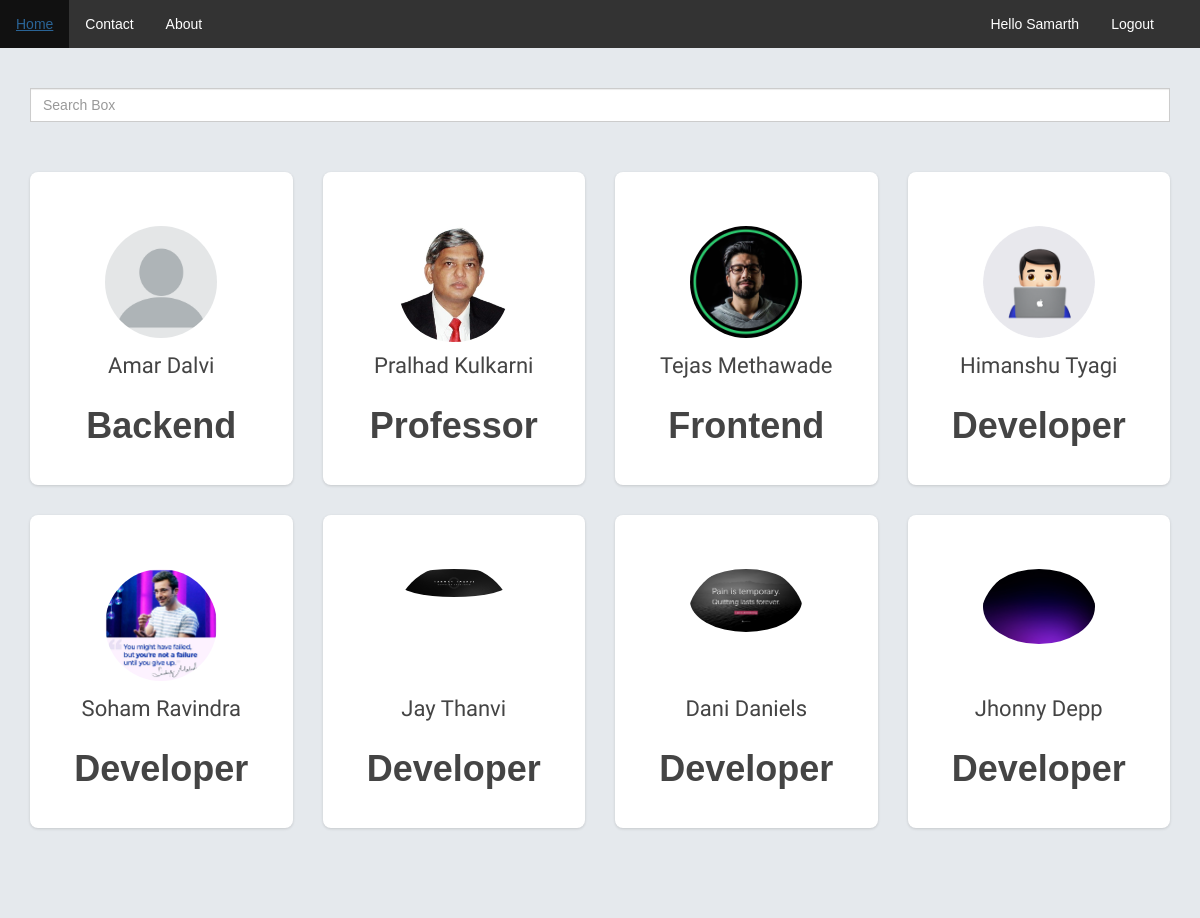
Page /panel/ (signed in) on the committed database.
### panel/models.py (models this page shows, shortened)
class Profile(models.Model):
    user = models.OneToOneField(User,on_delete=models.CASCADE,primary_key=True)
    Profile_photo = models.ImageField(upload_to="images/",null=True,blank=True)
    Gender = models.CharField(max_length=10,default="male")
    Domain = models.CharField(max_length=200,default="Developer")
    Clg_Org = models.CharField(max_length=200,null=True,blank=True)
    Year = models.IntegerField(null=True,blank=True)
    Branch_Dept = models.CharField(max_length=100)
    Working_status = models.BooleanField(default=True)
    Skills = models.JSONField(null=True,blank=True)
    Achivements = models.JSONField(null=True,blank=True)
    Projects = models.ManyToManyField(Project) # null or blank field will not affect many to many field
    Email = models.EmailField()
    Linkedin = models.URLField()
    Mobile = models.CharField(max_length=20)

### panel/views.py (the view)
# urls.py: path('',panelviews.dashboard,name="dashboard"),
def dashboard(request):
    if request.user.is_authenticated:
        objs = Profile.objects.exclude(user=request.user)
        return render(request,"panel.html",{'len':objs})
    else:
        return redirect(home)

### templates/panel.html (shortened to what this page needs)
{% load static %}
<!DOCTYPE html>
<html>
<head>
    <link href="{% static 'css/bootstrap.css' %}" rel='stylesheet' />
    <link href="{% static 'css/rotating-card.css' %}" rel='stylesheet' />
</head>
<nav>
    <!DOCTYPE html>
<html>
<head>
</head>
<body>
<ul>
  <li><a class="active" href="{% url 'home' %}">Home</a></li>
  <li><a href="#contact">Contact</a></li>
  <li><a href="#about">About</a></li>
  <li style="float: right;margin-right: 3rem;"><a href="{% url 'logout' %}">Logout</a></li>
  <li style="float: right;"><a href="{% url 'Profile' %}">Hello {{ request.user.first_name }}</a></li>
</ul>
</body>
</html>
</nav>
<br><br>
<div class="input-group container">
    <input type="text" class="form-control" id="myinput" placeholder="Search Box" style="display: inline;">
  </div>
<br><br>
<div class="container" style="margin-top: 10px;">
  <div class="row" id="row">
        {% for i in len %}
         <div class="col-md-3 col-sm-6">
             <div class="card-container">
                <div class="card">
                    <div class="front">
                        <div class="cover">
                        </div>
                        <div class="user">
                            <img class="img-circle" src="{{i.Profile_photo.url}}"/>
                        </div>
                        <div class="content">
                            <div class="main">
                                <h3 class="name">{{i.user.first_name}} {{i.user.last_name}}</h3>
                               <h1> <p class="text-center"> {{i.Domain}} </p></h1>
                            </div>
                        </div>
                    </div>
                    <div class="back">
                         <h1><div class="text-center" style="  text-shadow: 1px -1px 0px #269595d1 ;">Skills</div></h1>
                         <p class="text-center">{% for i,v in i.Skills.items %} {{i}} {% endfor %}... </p>
                        <div class="content">
                            <div class="main">
                                <h2 class="text-center" style="  text-shadow: 1px -1px 0px #269595d1 ;">Projects</h2>
                                <p class="text-center">Working on it ...</p>
                                <div class="stats-container">
                                     <a href="{% url 'Profile' %}?query={{i.user.username}}">
                                    <center><div class="ops"><button class="button button1">Visit Profile</button></div></center>
                                    </a>
                                </div>
                            </div>
                        </div>
                        <div class="footer">
                            <div class="social-links text-center">
                            </div>
                        </div>
                    </div>
                </div>
            </div>
        </div>
        {% endfor %}
</body>
</html>

### static/css/rotating-card.css (style rules this page uses)
body { margin-top: 60px; font-size: 14px; font-family: "Helvetica Nueue",Arial,Verdana,sans-serif; background-color: #E5E9ED; }
.card-container { -webkit-perspective: 800px; -moz-perspective: 800px; -o-perspective: 800px; perspective: 800px; margin-bottom: 30px; }
.card { -webkit-transition: -webkit-transform .5s; -moz-transition: -moz-transform .5s; -o-transition: -o-transform .5s; transition: transform .5s; -webkit-transform-style: preserve-3d; -moz-transform-style: preserve-3d; -o-transform-style: preserve-3d; transform-style: preserve-3d; position: relative; }
.front, .back { -webkit-backface-visibility: hidden; -moz-backface-visibility: hidden; -o-backface-visibility: hidden; backface-visibility: hidden; position: absolute; top: 0; left: 0; background-color: #FFF; box-shadow: 0 1px 3px 0 rgba(0, 0, 0, 0.14); }
.front { z-index: 2; }
.back { -webkit-transform: rotateY( 180deg ); -moz-transform: rotateY( 180deg ); -o-transform: rotateY( 180deg ); transform: rotateY( 180deg ); z-index: 3; }
.card { background: none repeat scroll 0 0 #FFFFFF; border-radius: 4px; color: #444444; border: #2C93FF 1px; }
.card-container, .front, .back { width: 100%; height: 313px; border-radius: 8px; }
.card .cover { height: 105px; overflow: hidden; border-radius: 4px 4px 0 0; }
.card .user { border-radius: 50%; display: block; height: 120px; margin: -55px auto 0; overflow: hidden; width: 120px; }
.card .user img { background: none repeat scroll 0 0 #FFFFFF; border: 4px solid #FFFFFF; width: 100%; }
.card .content { background-color: rgba(0, 0, 0, 0); box-shadow: none; padding: 10px -8px 20px; }
.card .content .main { min-height: 160px; }
.card .back .content .main { height: 215px; }
.card .name { font-size: 22px; line-height: 28px; margin: 10px 0 0; text-align: center; text-transform: capitalize; }
.card .footer { border-top: 1px solid #EEEEEE; color: #999999; margin: 30px 0 0; padding: 10px 0 0; text-align: center; }
.card .footer .social-links { font-size: 18px; }
.card .stats-container { width: 100%; margin-top: 27px; }

### templates/panel.html (style rules this page uses)
body { margin-top: 0px; }
.button1 { padding-left: 60px; padding-right: 60px; background-color: rgb(0, 166, 255); border-radius: 20px; color: rgb(0, 0, 0); font-size: large; box-shadow: 1px 2px 1px black; }
.card { border: black; }
.col-md-3 { border: black; }
ul { list-style-type: none; margin: 0; padding: 0; overflow: hidden; background-color: #333; }
li { float: left; }
li a { display: block; color: white; text-align: center; padding: 14px 16px; text-decoration: none; }

### rows in the picture
Profile: Profile_photo (picture), user.first_name "Amar", user.last_name "Dalvi", Domain "Backend"
Profile: Profile_photo (picture), user.first_name "Pralhad", user.last_name "Kulkarni", Domain "Professor"
Profile: Profile_photo (picture), user.first_name "Tejas", user.last_name "Methawade", Domain "Frontend"
Profile: Profile_photo (picture), user.first_name "Himanshu", user.last_name "Tyagi", Domain "Developer"
Profile: Profile_photo (picture), user.first_name "Soham", user.last_name "Ravindra", Domain "Developer"
Profile: Profile_photo (picture), user.first_name "Jay", user.last_name "Thanvi", Domain "Developer"
Profile: Profile_photo (picture), user.first_name "Dani", user.last_name "Daniels", Domain "Developer"
Profile: Profile_photo (picture), user.first_name "Jhonny", user.last_name "Depp", Domain "Developer"

### other values in the picture
{{ request.user.first_name }} "Samarth"
